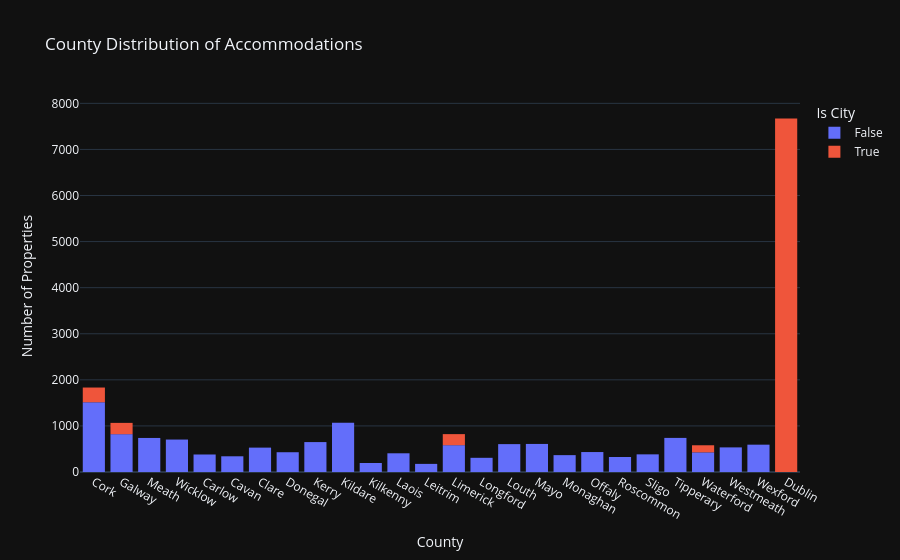

Notebook code cell kept with this figure:
### Code cell
fig = px.histogram(df, x="county", color="is_city", title="County Distribution of Accommodations", template="plotly_dark", labels=labels)
fig.update_layout(yaxis_title="Number of Properties")

### Figure 1 — Plotly figure (JSON) as saved in the notebook; plotly's stock layout.template omitted (floating-point values rounded to 4 significant figures; data arrays with more than 128 entries replaced by an {"elided": "..."} marker saying what was removed)
{"data": [{"bingroup": "x", "hovertemplate": "Is City=False<br>County=%{x}<br>count=%{y}<extra></extra>", "legendgroup": "False", "marker": {"color": "#636efa", "pattern": {"shape": ""}}, "name": "False", "orientation": "v", "showlegend": true, "type": "histogram", "x": {"elided": "13858 str values"}, "xaxis": "x", "yaxis": "y"}, {"bingroup": "x", "hovertemplate": "Is City=True<br>County=%{x}<br>count=%{y}<extra></extra>", "legendgroup": "True", "marker": {"color": "#EF553B", "pattern": {"shape": ""}}, "name": "True", "orientation": "v", "showlegend": true, "type": "histogram", "x": {"elided": "8626 str values"}, "xaxis": "x", "yaxis": "y"}], "layout": {"barmode": "relative", "legend": {"title": {"text": "Is City"}, "tracegroupgap": 0}, "title": {"text": "County Distribution of Accommodations"}, "xaxis": {"anchor": "y", "domain": [0, 1], "title": {"text": "County"}}, "yaxis": {"anchor": "x", "domain": [0, 1], "title": {"text": "Number of Properties"}}}}
